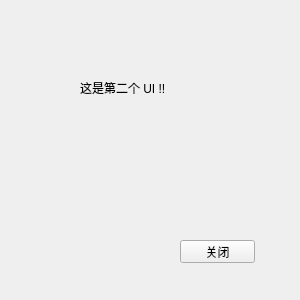
<ui version="4.0" >
 <class>Second</class>
 <widget class="QWidget" name="Second" >
  <property name="geometry" >
   <rect>
    <x>0</x>
    <y>0</y>
    <width>300</width>
    <height>300</height>
   </rect>
  </property>
  <property name="windowTitle" >
   <string>Form</string>
  </property>
  <widget class="QLabel" name="label" >
   <property name="geometry" >
    <rect>
     <x>80</x>
     <y>80</y>
     <width>131</width>
     <height>16</height>
    </rect>
   </property>
   <property name="text" >
    <string>这是第二个 UI !!</string>
   </property>
  </widget>
  <widget class="QPushButton" name="closePushButton" >
   <property name="geometry" >
    <rect>
     <x>180</x>
     <y>240</y>
     <width>75</width>
     <height>23</height>
    </rect>
   </property>
   <property name="text" >
    <string>关闭</string>
   </property>
  </widget>
 </widget>
 <resources/>
 <connections/>
</ui>
